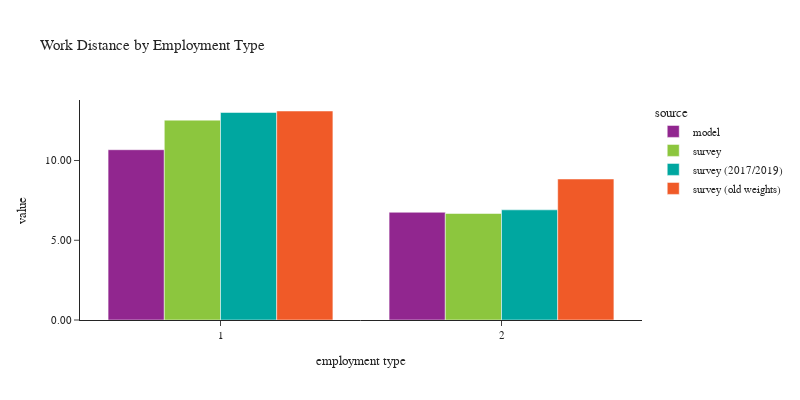

Notebook code for this chart:
### Code cell
plot_work_location(df_workers, 'pwtyp', 'Employment Type', 'employment type')

### Figure 1 — Plotly figure (JSON) as saved in the notebook; plotly's stock layout.template omitted (floating-point values rounded to 4 significant figures)
{"data": [{"alignmentgroup": "True", "customdata": [[973760], [226130]], "hovertemplate": "source=model<br>pwtyp=%{x}<br>value=%{y}<br>sample count=%{customdata[0]}<extra></extra>", "legendgroup": "model", "marker": {"color": "#91268F", "pattern": {"shape": ""}}, "name": "model", "offsetgroup": "model", "orientation": "v", "showlegend": true, "textposition": "auto", "type": "bar", "x": [1, 2], "xaxis": "x", "y": [10.67, 6.754], "yaxis": "y"}, {"alignmentgroup": "True", "customdata": [[2335], [488]], "hovertemplate": "source=survey<br>pwtyp=%{x}<br>value=%{y}<br>sample count=%{customdata[0]}<extra></extra>", "legendgroup": "survey", "marker": {"color": "#8CC63E", "pattern": {"shape": ""}}, "name": "survey", "offsetgroup": "survey", "orientation": "v", "showlegend": true, "textposition": "auto", "type": "bar", "x": [1, 2], "xaxis": "x", "y": [12.53, 6.676], "yaxis": "y"}, {"alignmentgroup": "True", "customdata": [[2239], [453]], "hovertemplate": "source=survey (2017/2019)<br>pwtyp=%{x}<br>value=%{y}<br>sample count=%{customdata[0]}<extra></extra>", "legendgroup": "survey (2017/2019)", "marker": {"color": "#00A7A0", "pattern": {"shape": ""}}, "name": "survey (2017/2019)", "offsetgroup": "survey (2017/2019)", "orientation": "v", "showlegend": true, "textposition": "auto", "type": "bar", "x": [1, 2], "xaxis": "x", "y": [13.01, 6.906], "yaxis": "y"}, {"alignmentgroup": "True", "customdata": [[5123], [847]], "hovertemplate": "source=survey (old weights)<br>pwtyp=%{x}<br>value=%{y}<br>sample count=%{customdata[0]}<extra></extra>", "legendgroup": "survey (old weights)", "marker": {"color": "#F05A28", "pattern": {"shape": ""}}, "name": "survey (old weights)", "offsetgroup": "survey (old weights)", "orientation": "v", "showlegend": true, "textposition": "auto", "type": "bar", "x": [1, 2], "xaxis": "x", "y": [13.1, 8.84], "yaxis": "y"}], "layout": {"barmode": "group", "font": {"size": 11}, "height": 400, "legend": {"title": {"text": "source"}, "tracegroupgap": 0}, "title": {"text": "Work Distance by Employment Type"}, "width": 800, "xaxis": {"anchor": "y", "domain": [0.0, 1.0], "title": {"text": "employment type"}}, "yaxis": {"anchor": "x", "domain": [0.0, 1.0], "tickformat": ".2f", "title": {"text": "value"}}}}
